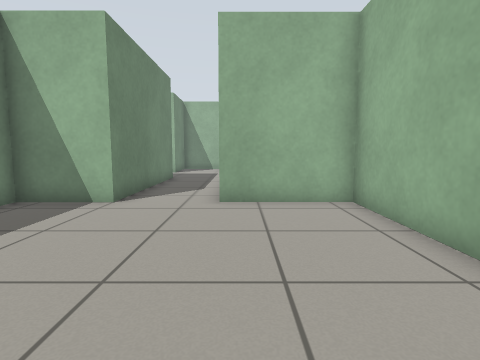
[1] (above)

17 first-person views from a walk through a robot-simulator world made for Gazebo. The camera is 0.72 m above the floor, tilts 6° down and sees 80° across. The floor is counted in squares, 0.5 m on a side. Each view is taken from the middle of a square. On the plan, view 1 faces up. The plan holds only what a view shows up to about 14 squares ahead; the rest is blank.

[2]
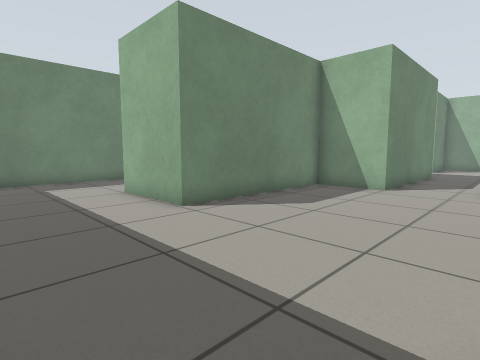

[3]
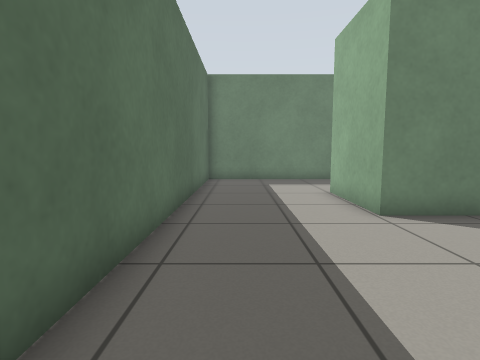

[4]
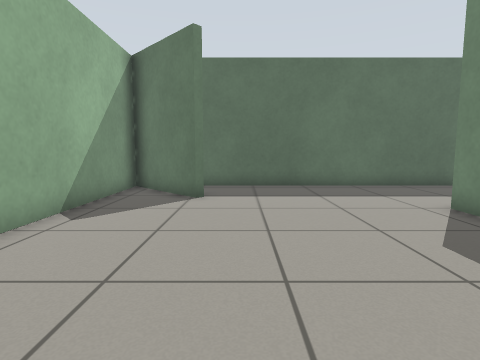

[5]
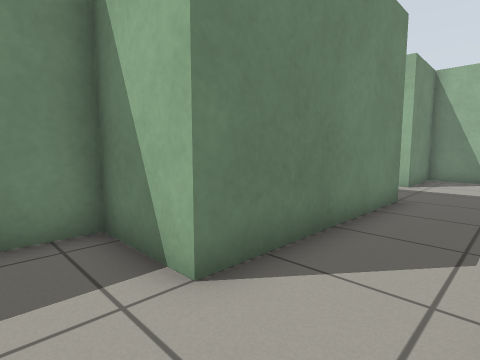

[6]
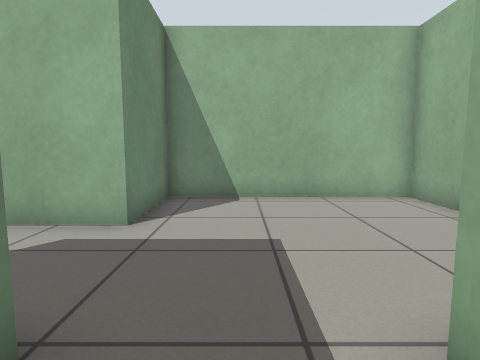

[7]
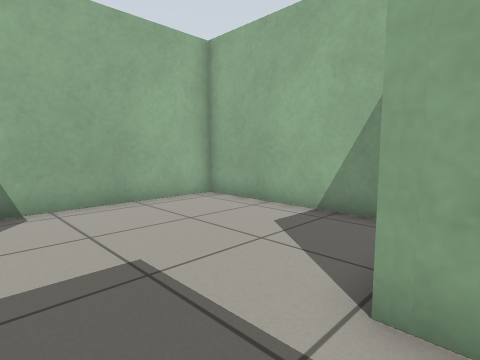

[8]
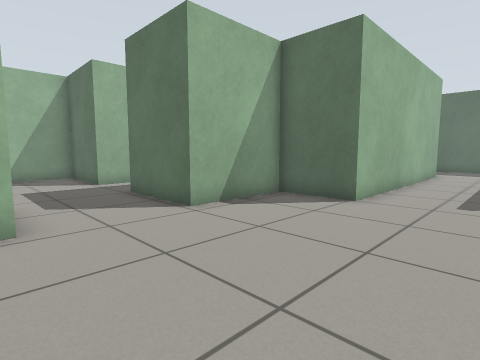

[9]
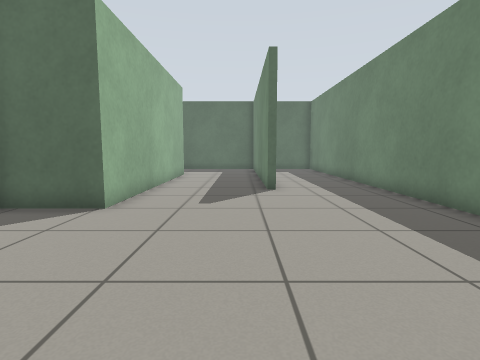

[10]
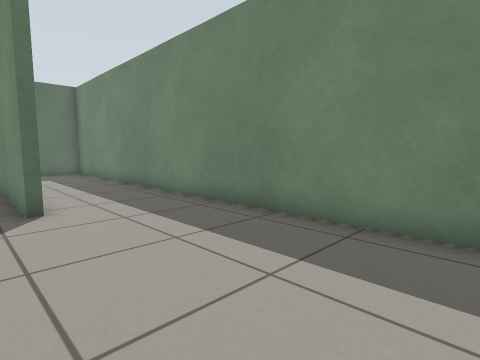

[11]
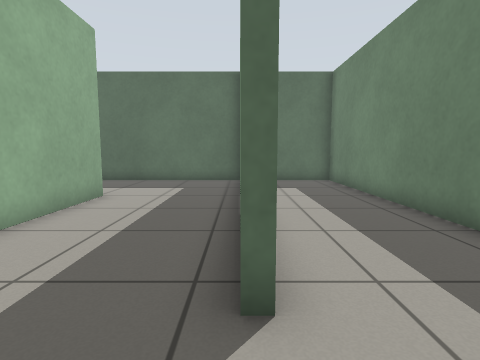

[12]
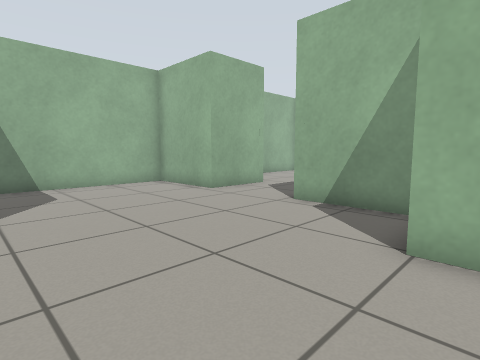

[13]
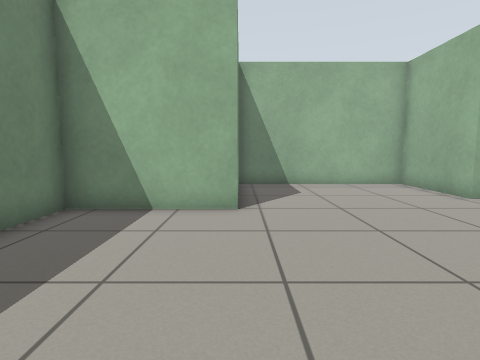

[14]
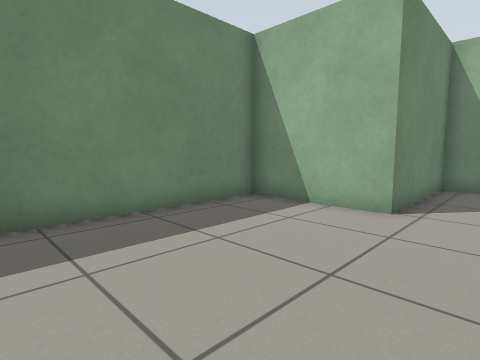

[15]
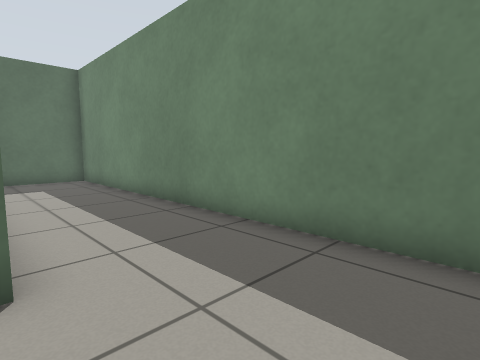

[16]
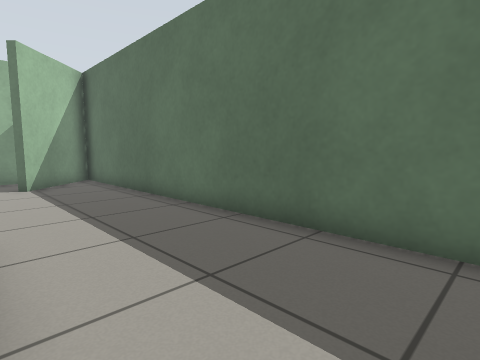

[17]
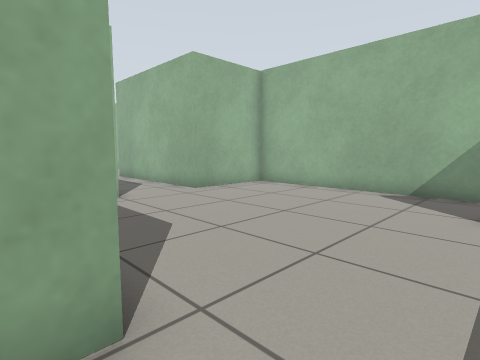

### Floor plan
Ten units are one square. View 1 is at (0, 0); x grows to the right and y downward. Boxes are objects, and circles mark ways between rooms. Rooms are numbered by the first view taken in them; rooms with no view inside come last. Other rooms are left out.
<svg viewBox="-188 -226 224 266">
<path fill="none" stroke="#000" d="M3 5 31 33 31 -78 -6 -78M-35 -78 -62 -78 -62 -11 -97 -11M-140 6 -140 35 29 35 1 7M-70 -148 -35 -148 -35 -78M-6 -78 -6 -148 31 -148 31 -217 -42 -217 -41 -184 -71 -184M-140 -78 -140 6M-97 -11 -97 -111 -70 -111 -70 -148M-71 -184 -71 -221 -140 -221 -140 -169 -183 -169 -183 35 -152 35"/>
<circle cx="-20" cy="-80" r="3" fill="#2a7"/>
<circle cx="-115" cy="8" r="3" fill="#2a7"/>
<circle cx="-70" cy="-170" r="3" fill="#2a7"/>
<text x="-40" y="-10">1</text>
<text x="-20" y="-160">2</text>
<text x="-130" y="-100">3</text>
</svg>
Room 1 opens to room 2. Room 1 opens to room 3. Room 2 opens to room 3.

Where each view was taken, in squares from view 1:
view 1: 0 up, 0 right, facing up
view 2: 3 down, 0 right, facing up-left
view 3: 2 down, 0 right, facing left
view 4: 8 up, 1 left, facing down
view 5: 6 up, 1 left, facing up-left
view 6: 13 up, 2 left, facing up
view 7: 14 up, 3 left, facing up-right
view 8: 19 up, 13 left, facing down-right
view 9: 18 up, 13 left, facing down
view 10: 15 up, 13 left, facing down-left
view 11: 10 up, 14 left, facing down
view 12: 10 up, 14 left, facing up-right
view 13: 10 up, 14 left, facing up
view 14: 10 up, 12 left, facing up-left
view 15: 11 up, 14 left, facing down-left
view 16: 1 up, 12 left, facing down-right
view 17: 1 down, 7 left, facing up-right
